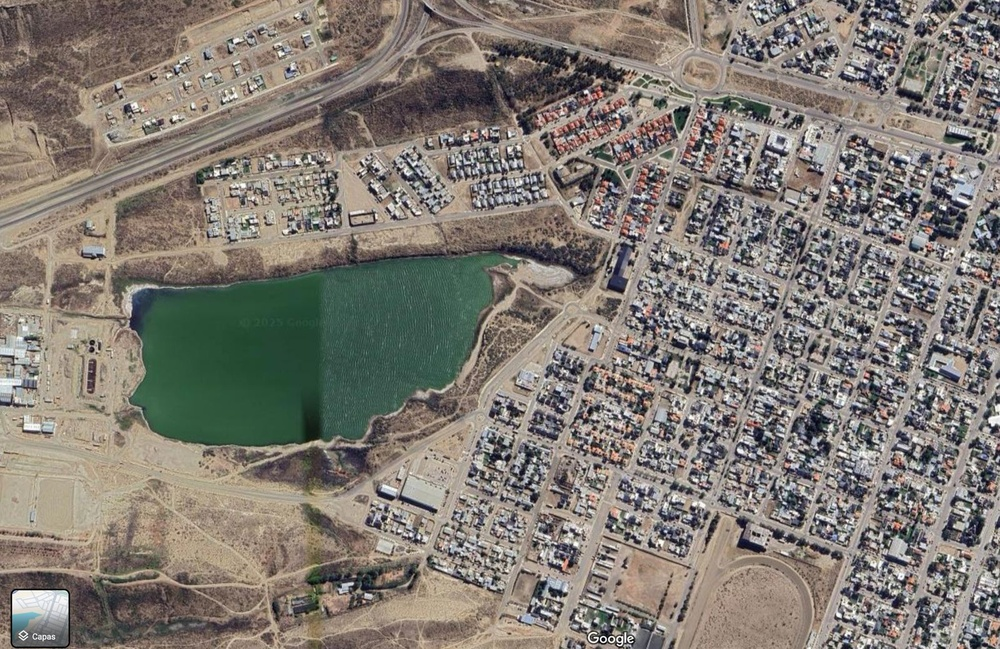
#> input picture rada_tilly.jpeg, 1000 x 649 px, shrunk from 1600 x 1039 before the run
$ jupyter execute SosaSuarezSantiagoTP3.ipynb
#> lines starting #> are read from the running program, lines starting #| are printed output that depends on the picture; after the words box and inside, x2 and y2 are one past the last pixel; in counts of white or black regions, pixels touching at a corner belong together
<h1 style="text-align: center;">Trabajo Práctico Nº 3</h1>

[cell 1]
import cv2
import matplotlib.pyplot as plt
import os
import numpy as np
from skimage import data, util, img_as_float
from skimage.util import random_noise
from skimage.restoration import denoise_bilateral, denoise_tv_chambolle

# Ejercicio 1

 ### a) Para el siguiente ejericio se eligió una imagen satelital de Rada Tilly - Chubut, conseguida a traves de Google Maps.

[cell 2]
# Leer la imagen en color
imagen = cv2.imread('rada_tilly.jpeg')
#> imagen is the input picture: shape (649, 1000, 3); mean B, G, R 115.2, 122.8, 129.1
imagen_rgb = cv2.cvtColor(imagen, cv2.COLOR_BGR2RGB)


# Verificar si la imagen se ha cargado correctamente
if imagen is None:
    print("Error al cargar la imagen.")
    exit()

plt.figure(figsize=(6, 6))
plt.imshow(cv2.cvtColor(imagen, cv2.COLOR_BGR2RGB))
plt.title('Imagen Original')
plt.axis('off')
plt.show()

### Umbralización manual

[cell 3]
# Cargar imagen en escala de grises
imagen_1 = cv2.imread('rada_tilly.jpeg', cv2.IMREAD_GRAYSCALE)
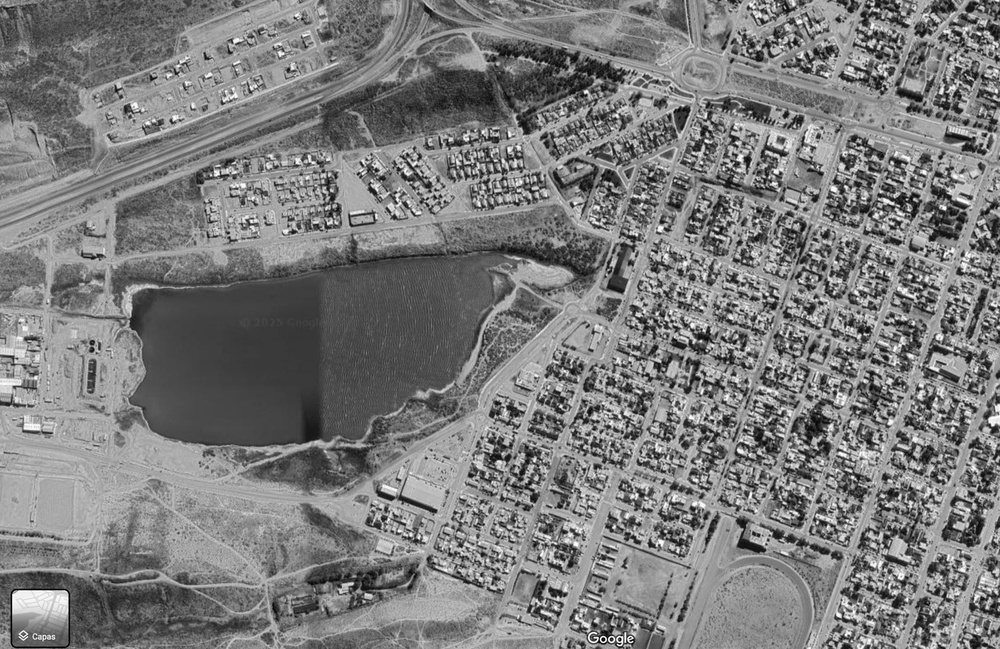
#> imagen_1: shape (649, 1000); min 0, max 255, mean 123.8

# Verificación básica
if imagen_1 is None:
    raise ValueError("La imagen no se pudo cargar. Verificá el path o el nombre del archivo.")

# Defino el umbral manualmente
umbral = 137

# Crear una copia vacía de la imagen (misma forma)
umbralizada = np.zeros_like(imagen_1)

# Aplicar umbral
for i in range(imagen_1.shape[0]):
    for j in range(imagen_1.shape[1]):
        if imagen_1[i, j] > umbral:
            umbralizada[i, j] = 255
        else:
            umbralizada[i, j] = 0
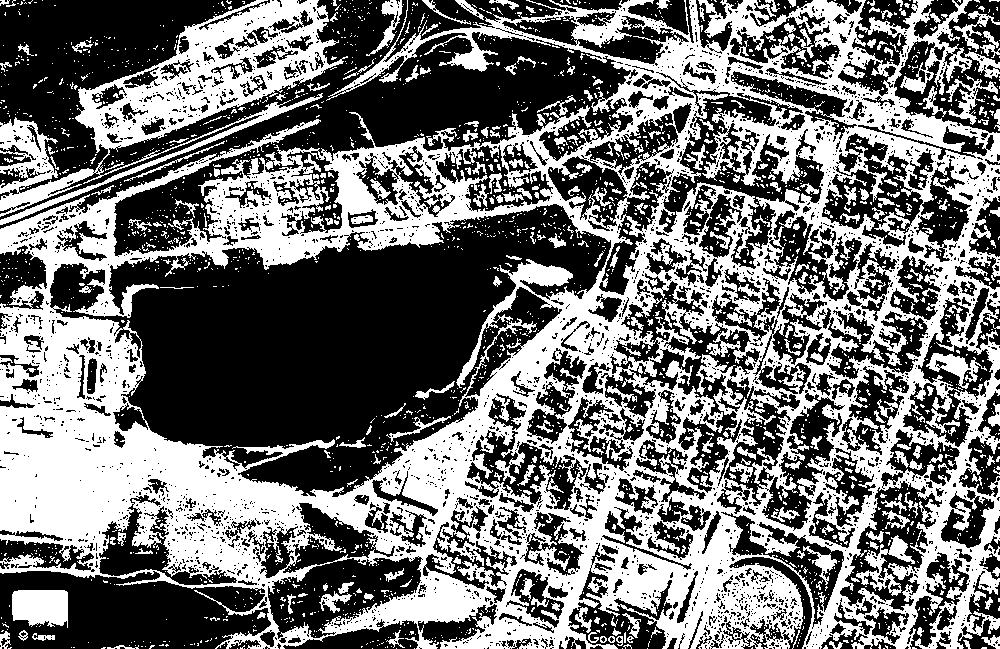
#> umbralizada: shape (649, 1000); 45% white; 2494 white regions (2209 under 20 px), largest, box (x1, y1, x2, y2) and area: (0, 0, 1000, 649) 241583, (0, 0, 348, 225) 20816, (12, 590, 68, 628) 1839

# Mostrar resultados
plt.figure(figsize=(10, 5))
plt.subplot(1, 2, 1)
plt.imshow(imagen_1, cmap='gray')
plt.title("Original")
plt.axis('off')

plt.subplot(1, 2, 2)
plt.imshow(umbralizada, cmap='gray')
plt.title(f"Umbralización Global (t={umbral})")
plt.axis('off')
plt.show()
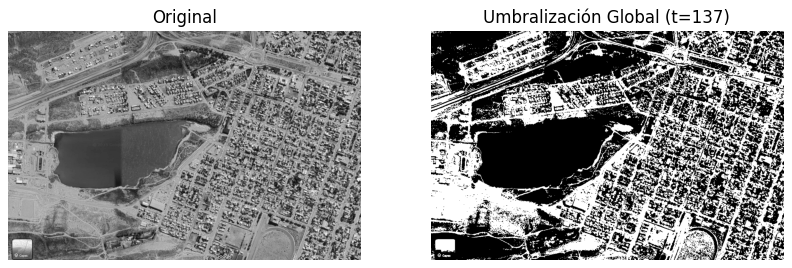
#> figure drawn by matplotlib, 2 panels

En este apartado se realizó una umbralización seleccionando el valor del umbral de forma manual (137), sin aplicar ningún criterio óptimo. El valor elegido fue arbitrario, a modo de prueba. Para ello, se implementó un algoritmo que recorre cada píxel de la imagen (ya convertida a escala de grises) y asigna el valor 255 si el píxel es mayor al umbral seleccionado, o 0 en caso contrario. De esta manera, se genera una imagen binaria compuesta únicamente por píxeles blancos y negros.

### Umbralización global
A continuacion lo que se intenta encontrar es el umbral optimo de la imagen utilizada. Para ello se implementaria el siguiente algortimo:
1) Inicialización:
   Se selecciona un valor inicial de umbral T (por ejemplo, 137 el utilizado en el apartado anterior ), dentro del rango 0–255.
   También se define delta_T, que representa el cambio mínimo permitido entre iteraciones para considerar que el proceso ha convergido.

2) Iteración hasta la convergencia:
   Mientras la diferencia entre el nuevo umbral T y el valor anterior (T_prev) sea mayor o igual a delta_T,
   se repiten los pasos siguientes.

3) Clasificación de los píxeles:
   - G1: píxeles con intensidad mayor que T.
   - G2: píxeles con intensidad menor o igual que T.

4) Cálculo de las medias:
   Se calcula la media de intensidad de cada grupo.
   Si alguno de los grupos está vacío, se le asigna 0 como valor medio para evitar errores.

5) Actualización del umbral:
   El nuevo valor de T se define como el promedio entre las dos medias m1 (de G1) y m2 (de G2).

6) Aplicación del umbral final:
   Cuando el cambio entre iteraciones es menor que delta_T, se considera que el umbral ha convergido.
   Se aplica ese valor a la imagen para obtener una versión binaria en blanco y negro.

[cell 4]
# Cargar la imagen en escala de grises

imagen = cv2.imread('rada_tilly.jpeg', cv2.IMREAD_GRAYSCALE)


# Paso 1: Seleccionar un umbral inicial
T = 137  # Umbral inicial
delta_T = 1  # Diferencia mínima entre valores de T sucesivos
T_prev = 0  # Para almacenar el umbral anterior y verificar la convergencia

while abs(T - T_prev) >= delta_T:
    T_prev = T

    # Paso 2: Umbralizar la imagen usando T
    G1 = imagen[imagen > T]  # Grupo de píxeles con intensidad mayor a T
    G2 = imagen[imagen <= T] # Grupo de píxeles con intensidad menor o igual a T

    # Paso 4: Calcular m1 y m2
    if len(G1) > 0:
        m1 = np.mean(G1)
    else:
        m1 = 0

    if len(G2) > 0:
        m2 = np.mean(G2)
    else:
        m2 = 0

    # Paso 5: Actualizar el umbral T
    T = int((m1 + m2) / 2)
#> this loop made 5 passes
#> (T_prev, m1, m2, T) on passes 2 to 5: (127, 162.9, 83.04, 122), (122, 160.8, 80.42, 120), (120, 160, 79.37, 119), (119, 159.6, 78.84, 119)
#> (m1, m2, T) on pass 1: (167, 88.58, 127)

# Imprimir el valor final de umbral
print(f"Umbral final después de la convergencia: {T}")
#| Umbral final después de la convergencia: 119

# Aplicar el umbral final a la imagen
umbral_valor, thresholded_image = cv2.threshold(imagen, T, 255, cv2.THRESH_BINARY)
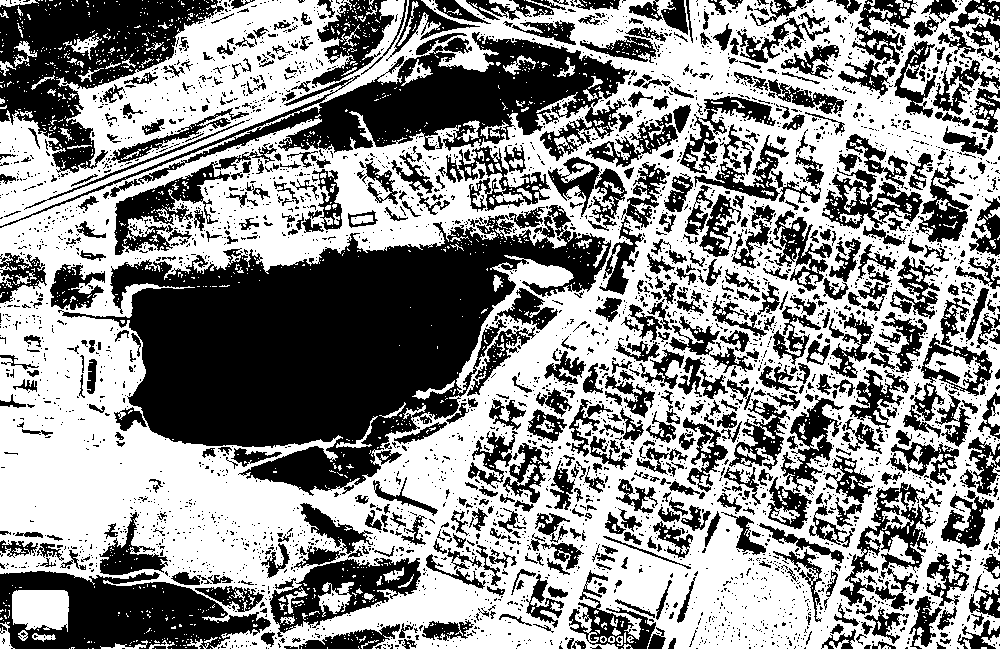
#> thresholded_image: shape (649, 1000); 55.7% white; 3887 black regions (3242 under 20 px), largest, box (x1, y1, x2, y2) and area: (58, 205, 611, 496) 71577, (0, 32, 631, 228) 23608, (0, 0, 224, 173) 17171
#> umbral_valor = 119

# Imprimir el valor de umbral calculado por Global
print(f"Umbral calculado por Global: {umbral_valor}")
#| Umbral calculado por Global: 119.0

# Visualizar la imagen original y la imagen umbralizada
plt.figure(figsize=(10, 5))

# Mostrar la imagen original
plt.subplot(1, 2, 1)
plt.imshow(imagen_rgb)
plt.title('Imagen Original')
plt.axis('off')

# Mostrar la imagen umbralizada
plt.subplot(1, 2, 2)
plt.imshow(thresholded_image, cmap='gray')
plt.title(f'Imagen Umbralizada\nUmbral final: {umbral_valor}')
plt.axis('off')

plt.show()

Se implementó el cálculo del umbral óptimo de forma manual utilizando un método iterativo basado en la media de dos grupos de píxeles (mayores y menores al umbral actual). Una vez obtenido el umbral final, se aplicó también el método cv2.threshold con ese mismo valor para verificar la consistencia. Ambos métodos produjeron el mismo valor del umbra (119).

### b) Método de umbralización de Otsu

[cell 5]
# Cargar la imagen en escala de grises
image = cv2.imread('rada_tilly.jpeg')
image_rgb = cv2.cvtColor(image, cv2.COLOR_BGR2RGB)
gray_image = cv2.cvtColor(image_rgb, cv2.COLOR_RGB2GRAY)

[cell 6]
# Aplicar el método de umbralización de Otsu
umbral_valor, umbral_otsu = cv2.threshold(gray_image, 0, 255, cv2.THRESH_BINARY + cv2.THRESH_OTSU)
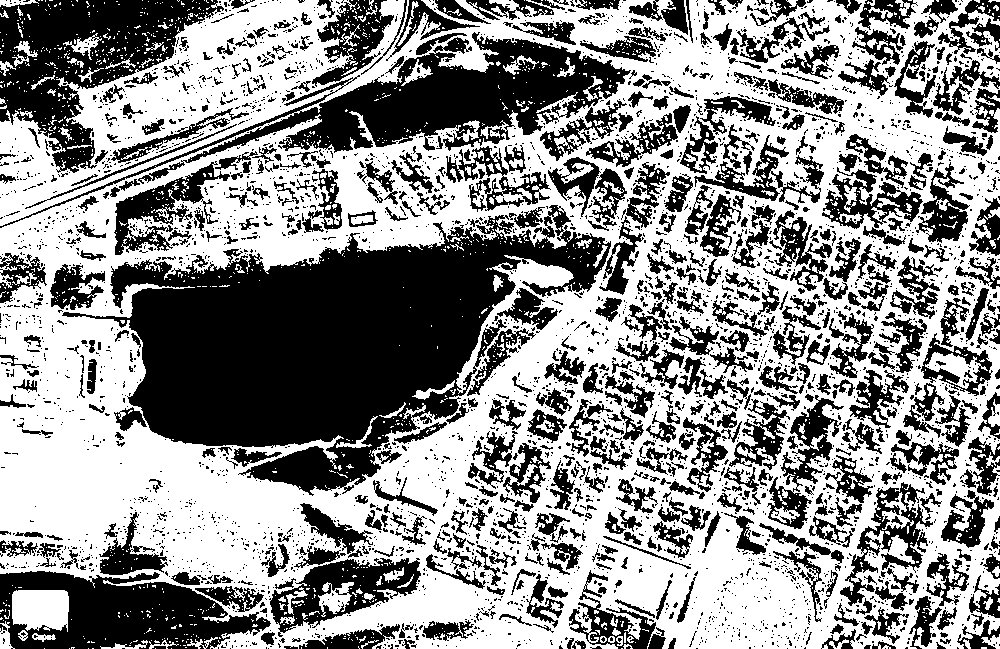
#> umbral_otsu: shape (649, 1000); 56.3% white; 3914 black regions (3268 under 20 px), largest, box (x1, y1, x2, y2) and area: (62, 205, 611, 496) 71261, (0, 32, 631, 228) 22020, (0, 0, 224, 173) 16874
#> umbral_valor = 118

# Imprimir el valor de umbral calculado por Otsu
print(f"Umbral calculado por Otsu: {umbral_valor}")
#| Umbral calculado por Otsu: 118.0

# Mostrar la imagen original y la imagen umbralizada
plt.figure(figsize=(15, 5))

# Imagen en color original
plt.subplot(1, 3, 1)
plt.imshow(image_rgb)
plt.title('Imagen Original')
plt.axis('off')

# Imagen en escala de grises
plt.subplot(1, 3, 2)
plt.imshow(gray_image, cmap='gray')
plt.title("Imagen en Escala de Grises")
plt.axis("off")

# Imagen umbralizada con Otsu
plt.subplot(1, 3, 3)
plt.imshow(umbral_otsu, cmap='gray')
plt.title(f"Umbralización de Otsu\nUmbral final: {umbral_valor}")
plt.axis("off")

plt.show()
